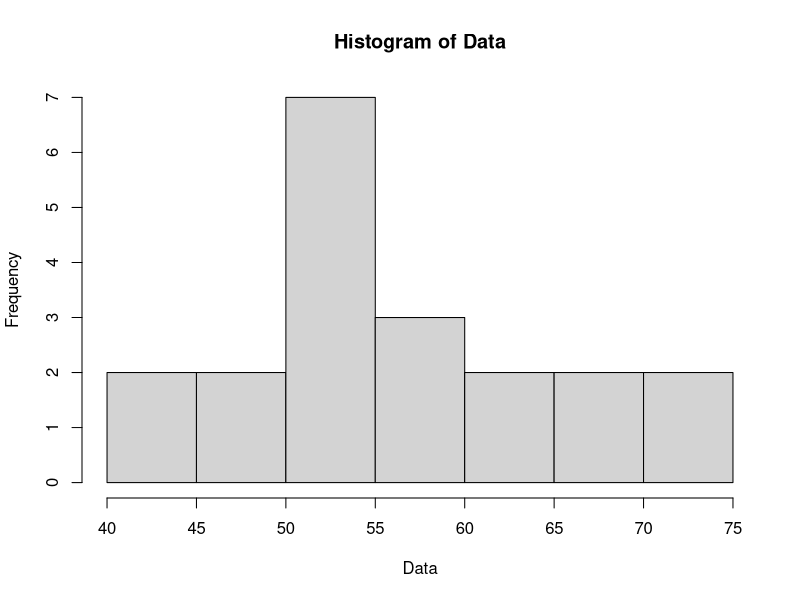
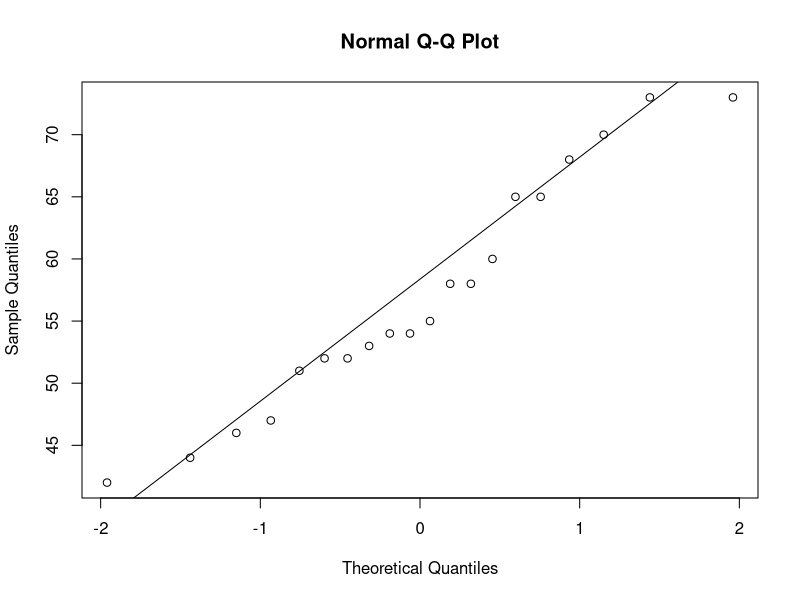
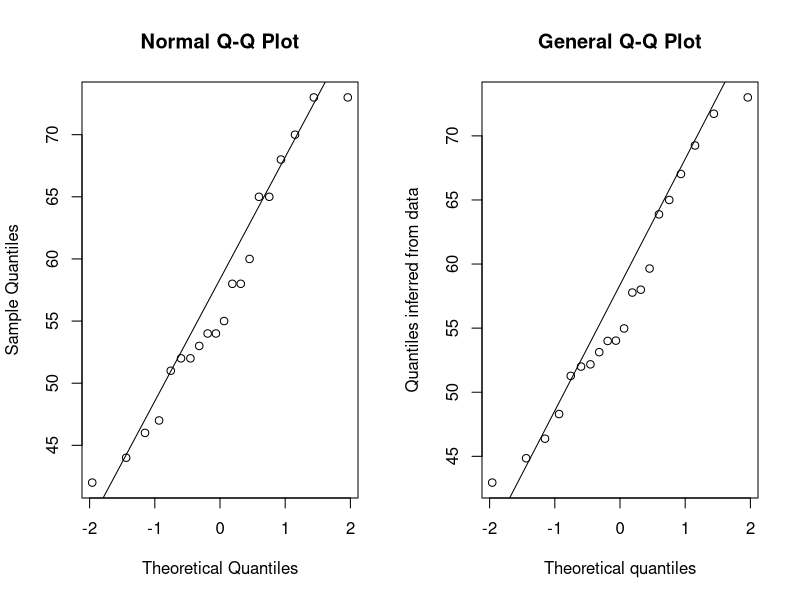
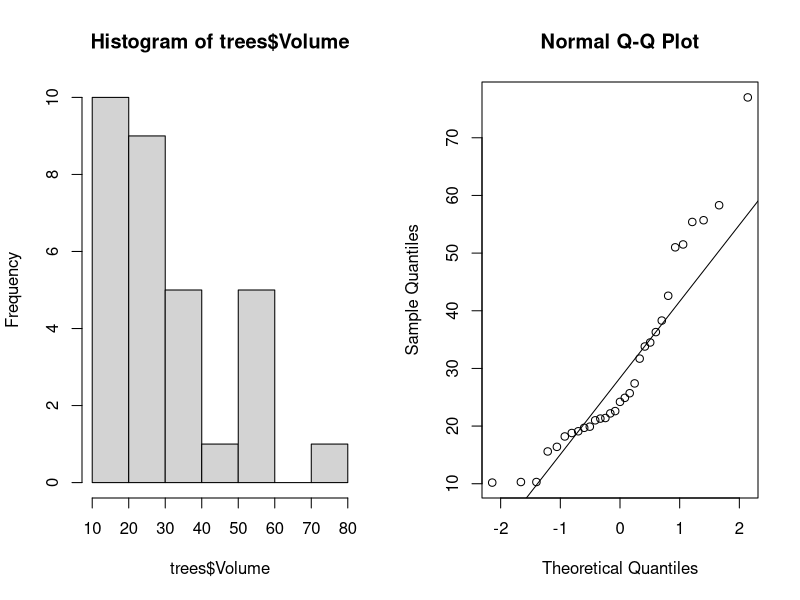
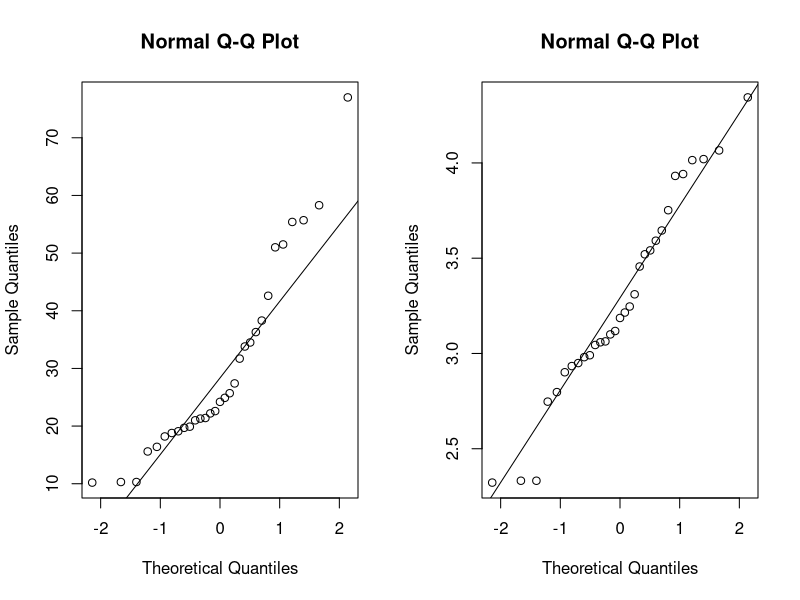
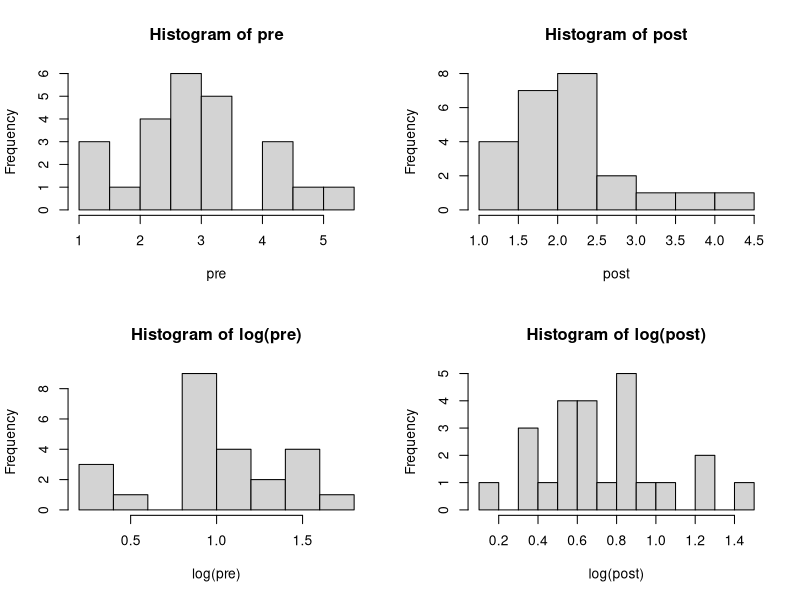
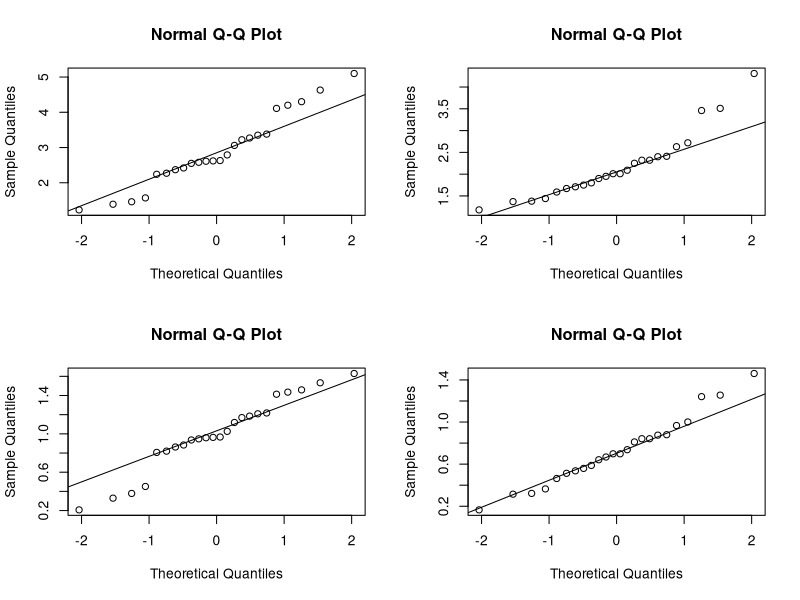

Source code (R) for these figures, in order:
## ---- chunk 1
knitr::opts_chunk$set(echo = TRUE)
## ---- chunk 2

Placebo = c(54,51,58,44,55,52,42,47,58,46)
Drug = c(54,73,53,70,73,68,52,65,65,60)

Data = c(Placebo, Drug)
Data_sd = sd(Data)
Data_mean = mean(Data)
hist(Data, breaks=10)
## ---- chunk 3
qqnorm(Data)
qqline(Data)
## ---- chunk 4
my_probs = ppoints(length(Data))
my_probs
my_quant = qnorm(my_probs)
my_quant
## ---- chunk 5
data_quant = quantile(Data, my_probs)
data_quant
## ---- chunk 6
par(mfrow = c(1,2))

## qqnorm plot
qqnorm(Data)
qqline(Data)

## qqplot plot
qqplot(my_quant, data_quant, 
       xlab="Theoretical quantiles", ylab="Quantiles inferred from data",
       main="General Q-Q Plot")
qqline(Data)
## ---- chunk 7
shapiro.test(Data)
## ---- chunk 8
hist(trees$Volume)
## ---- chunk 9
shapiro.test(trees$Volume)
## ---- chunk 10
qqnorm(trees$Volume)
qqline(trees$Volume)
## ---- chunk 11
par(mfrow=c(1,2))

qqnorm(trees$Volume)
qqline(trees$Volume)

qqnorm(log(trees$Volume))
qqline(log(trees$Volume))

shapiro.test(log(trees$Volume))
## ---- chunk 12
#####################################################################
# plasma triglyceride levels in the population (mg/ml)
# borderline high = 2-4 vs. normal < 2
# testing before and after diet and exercise changes (expect a decrease)
pre = c(2.55,3.38,2.37,4.11,3.27,2.58,4.20,3.22,5.10,2.62,3.06,1.23,2.27,2.24,1.39,2.63,2.61,4.30,1.46,3.35,2.79,2.42,4.63,1.57)
post = c(1.59,3.51,1.44,2.32,1.75,1.67,1.90,1.37,2.72,1.80,2.40,2.01,2.41,1.38,1.18,4.31,2.09,2.32,2.63,2.25,1.71,2.01,1.95,3.46)
#####################################################################
## ---- chunk 13

# check distributions of original data with histograms (breaks = 10)
par(mfrow=c(2,2))
hist(pre,breaks=10)
hist(post,breaks=10)

# check distributions after log-transformation
hist(log(pre),breaks=10)
hist(log(post),breaks=10)
## ---- chunk 14
par(mfrow=c(2,2))
qqnorm(pre)
qqline(pre)

qqnorm(post)
qqline(post)

qqnorm(log(pre))
qqline(log(pre))

qqnorm(log(post))
qqline(log(post))

## ---- chunk 15
# Shapiro-Wilk tests
shapiro.test(pre)
shapiro.test(post)

# Shapiro-Wilk tests
shapiro.test(log(pre))
shapiro.test(log(post))

## ---- chunk 16

## do t-tests using the original and transformed data
t.test(post,pre,paired=T)
t.test(log(post),log(pre),paired=T)
## ---- chunk 17
# ============================================================================ #
# pre-treatment -- by hand!

# compute standard error
mean_prime = mean(log(pre))
sd_prime = sqrt( sum( (log(pre) - mean_prime)^2 /(length(pre)-1)) )
se_prime = sd_prime/sqrt(length(pre))

# get t-critical
tcrit = qt(0.975,df=length(pre))
tcrit

# CI in log units
ci_pre = c(mean_prime - tcrit*se_prime, mean_prime + tcrit*se_prime)
ci_pre

# CI in original units
ci_pre_orig = exp(ci_pre)
ci_pre_orig


# ============================================================================ #
# 95%CI post-treatment -- by hand!
mean_prime = mean(log(post))
sd_prime = sqrt( sum( (log(post) - mean_prime)^2 /(length(post)-1)) )
se_prime = sd_prime/sqrt(length(post))
tcrit = qt(0.975,df=length(post))
tcrit

ci_post = c(mean_prime - tcrit*se_prime, mean_prime + tcrit*se_prime)
ci_post
ci_post_orig = exp(ci_post)
ci_post_orig
## ---- chunk 18
# ============================================================================ #
# 95%CI pre-treatment from t-test
t_pre = t.test(log(pre),mu=mean(log(pre)))
t_pre
ci95_pre_log = t_pre$conf.int[1:2]
ci95_pre_log
ci95_pre = exp(ci95_pre_log)
ci95_pre

# ============================================================================ #
# 95%CI post-treatment from t-test
t_post = t.test(log(post),mu=mean(log(pre)))
t_post
ci95_post_log = t_post$conf.int[1:2]
ci95_post = exp(ci95_post_log)
ci95_post_log
ci95_post
